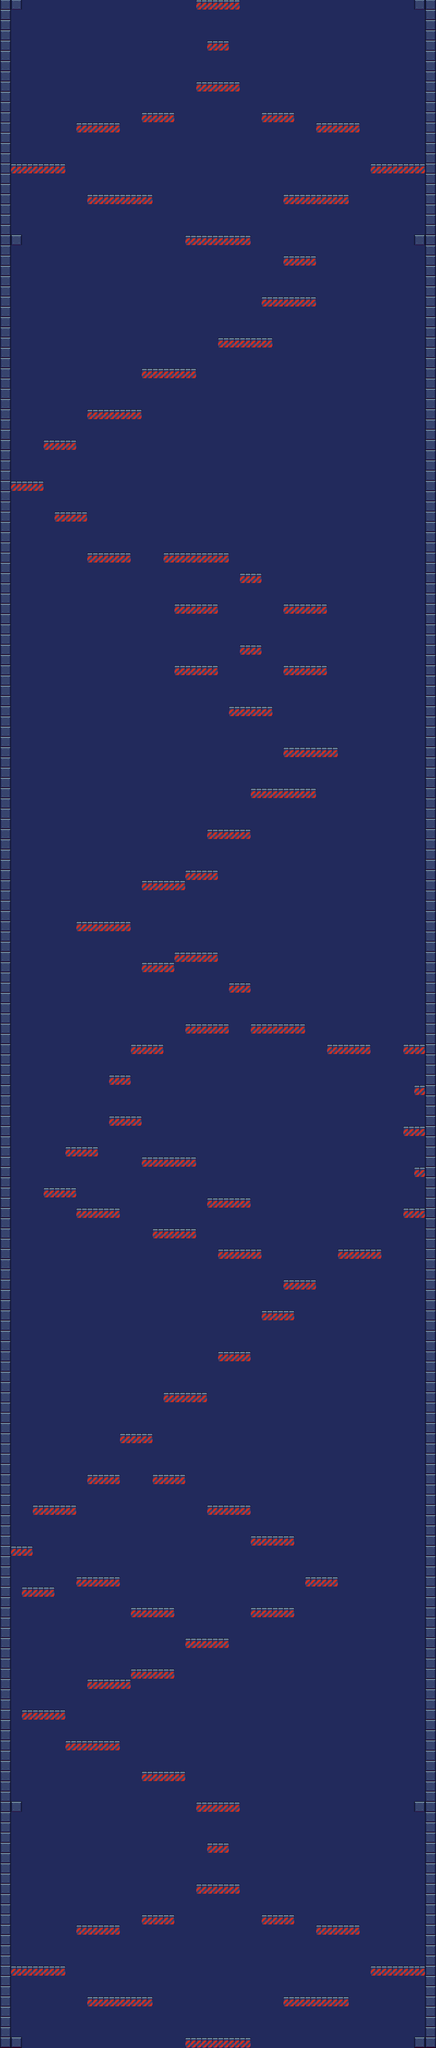

This game map was drawn from its Tiled (.tmx) file and the tilesets committed beside it. A one-line description and the trimmed map source follow:
An orthogonal 40x200 tile map with 32x30 px tiles, 1 tile layer (Rutelag 1), 6 tilesets and 96 objects (91x platform, 4x wall, player).

<map version="1.9" tiledversion="1.9.2" orientation="orthogonal" renderorder="right-down" width="40" height="200" tilewidth="32" tileheight="30" infinite="0" nextlayerid="4" nextobjectid="320">
 <tileset firstgid="1" source="orange_tile.tsx" />
 <tileset firstgid="2" source="green_tile.tsx" />
 <tileset firstgid="3" source="prompts_for_platforms.tsx" />
 <tileset firstgid="963" source="background.tsx" />
 <tileset firstgid="964" source="box.tsx" />
 <tileset firstgid="965" source="platform.tsx" />
 <layer id="1" name="Rutelag 1" width="40" height="200">
  <data>[8000 cells, 8000 non-empty, 3 distinct tile ids]</data>
 </layer>
 <objectgroup id="2" name="Objektlag 1">
  <object id="36" name="wall" x="0" y="5722.11">
   <polygon points="0,277.895 32,277.895 32,-5002.11 0,-5002.11" />
  </object>
  <object id="37" name="wall" x="1250.67" y="5722.11">
   <polygon points="-2.67,277.895 26.6633,277.895 29.33,-5002.11 -2.67,-5002.11" />
  </object>
  <object id="167" name="wall" x="53" y="692">
   <polygon points="-53,26 -21,26 -21,-694 -53,-694" />
  </object>
  <object id="168" name="wall" x="220.837" y="264.917">
   <polygon points="1026.79,453.333 1058.79,453.333 1058.79,-266.667 1026.79,-266.667" />
  </object>
  <object id="199" name="platform" x="544" y="5970.3">
   <polygon points="0,0 192,0 192,-0.3 0,-0.3" />
  </object>
  <object id="200" name="platform" x="256" y="5850.3">
   <polygon points="0,0 192,0 192,-0.3 0,-0.3" />
  </object>
  <object id="201" name="platform" x="32" y="5760.3">
   <polygon points="0,0 160,0 160,-0.3 0,-0.3" />
  </object>
  <object id="202" name="platform" x="224" y="5640.3">
   <polygon points="0,0 128,0 128,-0.3 0,-0.3" />
  </object>
  <object id="203" name="platform" x="416" y="5610.3">
   <polygon points="0,0 96,0 96,-0.3 0,-0.3" />
  </object>
  <object id="204" name="platform" x="832" y="5850.3">
   <polygon points="0,0 192,0 192,-0.3 0,-0.3" />
  </object>
  <object id="205" name="platform" x="1088" y="5760.3">
   <polygon points="0,0 160,0 160,-0.3 0,-0.3" />
  </object>
  <object id="206" name="platform" x="928" y="5640.3">
   <polygon points="0,0 128,0 128,-0.3 0,-0.3" />
  </object>
  <object id="207" name="platform" x="768" y="5610.3">
   <polygon points="0,0 96,0 96,-0.3 0,-0.3" />
  </object>
  <object id="208" name="platform" x="576" y="5520.3">
   <polygon points="0,0 128,0 128,-0.3 0,-0.3" />
  </object>
  <object id="209" name="platform" x="608" y="5400.3">
   <polygon points="0,0 64,0 64,-0.3 0,-0.3" />
  </object>
  <object id="210" name="platform" x="576" y="5280.3">
   <polygon points="0,0 128,0 128,-0.3 0,-0.3" />
  </object>
  <object id="211" name="player" x="618.75" y="5924.25" width="34.5" height="7.5" />
  <object id="238" name="platform" x="416" y="5190.3">
   <polygon points="0,0 128,0 128,-0.3 0,-0.3" />
  </object>
  <object id="239" name="platform" x="192" y="5100.3">
   <polygon points="0,0 160,0 160,-0.3 0,-0.3" />
  </object>
  <object id="240" name="platform" x="64" y="5010.3">
   <polygon points="0,0 128,0 128,-0.3 0,-0.3" />
  </object>
  <object id="241" name="platform" x="256" y="4920.3">
   <polygon points="0,0 128,0 128,-0.3 0,-0.3" />
  </object>
  <object id="242" name="platform" x="384" y="4890.3">
   <polygon points="0,0 128,0 128,-0.3 0,-0.3" />
  </object>
  <object id="243" name="platform" x="544" y="4800.3">
   <polygon points="0,0 128,0 128,-0.3 0,-0.3" />
  </object>
  <object id="244" name="platform" x="384" y="4710.3">
   <polygon points="0,0 128,0 128,-0.3 0,-0.3" />
  </object>
  <object id="245" name="platform" x="224" y="4620.3">
   <polygon points="0,0 128,0 128,-0.3 0,-0.3" />
  </object>
  <object id="246" name="platform" x="64" y="4650.3">
   <polygon points="0,0 96,0 96,-0.3 0,-0.3" />
  </object>
  <object id="247" name="platform" x="32" y="4530.3">
   <polygon points="0,0 64,0 64,-0.3 0,-0.3" />
  </object>
  <object id="248" name="platform" x="96" y="4410.3">
   <polygon points="0,0 128,0 128,-0.3 0,-0.3" />
  </object>
  <object id="249" name="platform" x="736" y="4710.3">
   <polygon points="0,0 128,0 128,-0.3 0,-0.3" />
  </object>
  <object id="250" name="platform" x="896" y="4620.3">
   <polygon points="0,0 96,0 96,-0.3 0,-0.3" />
  </object>
  <object id="251" name="platform" x="736" y="4500.3">
   <polygon points="0,0 128,0 128,-0.3 0,-0.3" />
  </object>
  <object id="252" name="platform" x="608" y="4410.3">
   <polygon points="0,0 128,0 128,-0.3 0,-0.3" />
  </object>
  <object id="253" name="platform" x="448" y="4320.3">
   <polygon points="0,0 96,0 96,-0.3 32,-0.3 0,-0.3" />
  </object>
  <object id="254" name="platform" x="256" y="4320.3">
   <polygon points="0,0 96,0 96,-0.3 0,-0.3" />
  </object>
  <object id="255" name="platform" x="352" y="4200.3">
   <polygon points="0,0 96,0 96,-0.3 0,-0.3" />
  </object>
  <object id="256" name="platform" x="480" y="4080.3">
   <polygon points="0,0 128,0 128,-0.3 0,-0.3" />
  </object>
  <object id="257" name="platform" x="640" y="3960.3">
   <polygon points="0,0 96,0 96,-0.3 0,-0.3" />
  </object>
  <object id="259" name="platform" x="768" y="3840.3">
   <polygon points="0,0 96,0 96,-0.3 0,-0.3" />
  </object>
  <object id="260" name="platform" x="832" y="3750.3">
   <polygon points="0,0 96,0 96,-0.3 0,-0.3" />
  </object>
  <object id="261" name="platform" x="544.5" y="690.3">
   <polygon points="0,0 192,0 192,-0.3 0,-0.3" />
  </object>
  <object id="262" name="platform" x="256.5" y="570.3">
   <polygon points="0,0 192,0 192,-0.3 0,-0.3" />
  </object>
  <object id="263" name="platform" x="32.5" y="480.3">
   <polygon points="0,0 160,0 160,-0.3 0,-0.3" />
  </object>
  <object id="264" name="platform" x="224.5" y="360.3">
   <polygon points="0,0 128,0 128,-0.3 0,-0.3" />
  </object>
  <object id="265" name="platform" x="416.5" y="330.3">
   <polygon points="0,0 96,0 96,-0.3 0,-0.3" />
  </object>
  <object id="266" name="platform" x="832.5" y="570.3">
   <polygon points="0,0 192,0 192,-0.3 0,-0.3" />
  </object>
  <object id="267" name="platform" x="1088.5" y="480.3">
   <polygon points="0,0 160,0 160,-0.3 0,-0.3" />
  </object>
  <object id="268" name="platform" x="928.5" y="360.3">
   <polygon points="0,0 128,0 128,-0.3 0,-0.3" />
  </object>
  <object id="269" name="platform" x="768.5" y="330.3">
   <polygon points="0,0 96,0 96,-0.3 0,-0.3" />
  </object>
  <object id="270" name="platform" x="576.5" y="240.3">
   <polygon points="0,0 128,0 128,-0.3 0,-0.3" />
  </object>
  <object id="271" name="platform" x="608.5" y="120.3">
   <polygon points="0,0 64,0 64,-0.3 0,-0.3" />
  </object>
  <object id="272" name="platform" x="576.5" y="0.3">
   <polygon points="0,0 128,0 128,-0.3 0,-0.3" />
  </object>
  <object id="274" name="platform" x="640" y="3660.3">
   <polygon points="0,0 128,0 128,-0.3 0,-0.3" />
  </object>
  <object id="275" name="platform" x="448" y="3600.3">
   <polygon points="0,0 128,0 128,-0.3 0,-0.3" />
  </object>
  <object id="276" name="platform" x="608" y="3510.3">
   <polygon points="0,0 128,0 128,-0.3 0,-0.3" />
  </object>
  <object id="277" name="platform" x="224" y="3540.3">
   <polygon points="0,0 128,0 128,-0.3 0,-0.3" />
  </object>
  <object id="278" name="platform" x="128" y="3480.3">
   <polygon points="0,0 96,0 96,-0.3 0,-0.3" />
  </object>
  <object id="279" name="platform" x="192" y="3360.3">
   <polygon points="0,0 96,0 96,-0.3 0,-0.3" />
  </object>
  <object id="280" name="platform" x="416" y="3390.3">
   <polygon points="0,0 160,0 160,-0.3 0,-0.3" />
  </object>
  <object id="281" name="platform" x="320" y="3270.3">
   <polygon points="0,0 96,0 96,-0.3 0,-0.3" />
  </object>
  <object id="282" name="platform" x="320" y="3150.3">
   <polygon points="0,0 64,0 64,-0.3 0,-0.3" />
  </object>
  </objectgroup>
</map>
<!-- 36 of 96 objects omitted -->